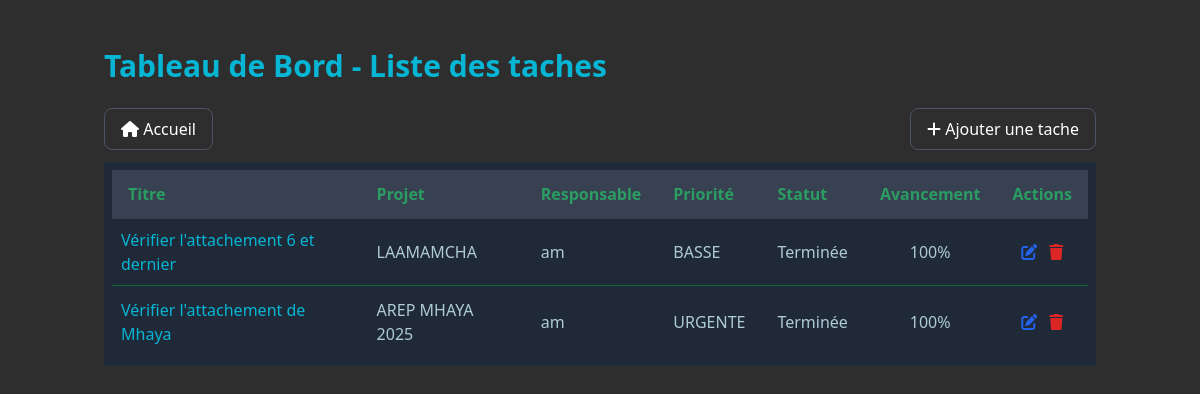
The app's page /taches/ (signed in) with its own data.
### projets/models/projet.py (models this page shows, shortened)
class Tache(models.Model):
    PRIORITE = [
        ('BASSE', 'Basse'),
        ('NORMALE', 'Normale'),
        ('HAUTE', 'Haute'),
        ('URGENTE', 'Urgente'),
    ]
    projet = models.ForeignKey('Projet', on_delete=models.CASCADE)
    titre = models.CharField(max_length=200)
    description = models.TextField()
    date_debut = models.DateField()
    date_fin = models.DateField()
    priorite = models.CharField(max_length=10, choices=PRIORITE, default='NORMALE')
    responsable = models.ForeignKey(User, on_delete=models.SET_NULL, null=True)
    terminee = models.BooleanField(default=False)
    avancement = models.PositiveIntegerField(default=0)
    created_at = models.DateTimeField(auto_now_add=True)
    updated_at = models.DateTimeField(auto_now=True)
    class Meta:
        verbose_name = _("Tâche")
        verbose_name_plural = _("Tâches")
        ordering = ['date_fin']

class Projet(models.Model):
    TYPE_PROJET = [
        ('VRD', 'Voirie et Réseaux Divers'),
        ('ROUTE', 'Route'),
        ('PONT', 'Pont'),
        ('BATIMENT', 'Bâtiment'),
        ('CONSTRUCTION', 'Construction'),
        ('ASSAINISSEMENT EP', 'Assainissement EP'),
        ('ASSAINISSEMENT EU', 'Assainissement EU'),
        ('ASSAINISSEMENT', 'Assainissement'),
        ('ADDUCTION_EAU_POTABLE', "Adduction d'eau potable"),
        ('EQUIPEMENT', 'Équipement'),
        ('AMENAGEMENT', 'Aménagement'),
        ('GENIE_CIVIL', 'Génie Civil'),
        ('TRAVAUX_PUBLICS', 'Travaux Publics'),
        ('ELECTRICITE', 'Électricité'),
        ('HYDRAULIQUE', 'Hydraulique'),
        ('TELECOMMUNICATION', 'Télécommunication'),
        ('ENVIRONNEMENT', 'Environnement'),
        ('URBANISME', 'Urbanisme'),
        ('ESPACE_PUBLIC', 'Espace Public'),
        ('PLACE_PUBLIQUE', 'Place Publique'),
        ('ESPACE_VERT', 'Espace Vert'),
        ('TERRAINS_SPORTIFS', 'Terrins Sportifs'),
        ('TERRAINS_PROXIMITES', 'Terrains Proximités'),
        ('AUTRE', 'Autre'),
    ]
    class Statut(models.TextChoices):
        APPEL_OFFRE = 'AO', _("Appel d'offre")
        EN_ETUDE = 'ETUDE', _('En étude')
        EN_ATTENTE = 'ATTENTE', _('En attente')
        EN_DEMARRAGE = 'DEM', _('En démarrage')
        EN_COURS = 'COURS', _('En cours')
        EN_ARRET = 'ARRET', _('En arrêt')
        EN_RECEPTION = 'RECEP', _('En réception')
        EN_RECEPTION_PROVISOIRE = 'RECEP_PROV', _('En réception provisoire')
        EN_RECEPTION_DEFINITIVE = 'RECEP_DEF', _('En réception définitive')
        RECEPTION_PROVISOIRE = 'RP', _('Réception provisoire')
        RECEPTION_DEFINITIVE = 'RD', _('Réception définitive')
        CLOTURE = 'CLO', _('Clôturé')
    type_projet = models.CharField(_("Type de projet"), max_length=50, choices=TYPE_PROJET, default='VRD', null=True, blank=True)
    nom = models.CharField(_("Nom du projet"), max_length=50)
    objet = models.TextField(_("Objet du marché"), max_length=200)
    numero = models.CharField(_("Numéro du marché"), max_length=100, unique=True)
    maitre_ouvrage = models.CharField(_("Maître d'ouvrage"), max_length=200)
    localisation = models.CharField(_("Localisation"), max_length=200)
    users = models.ManyToManyField(settings.AUTH_USER_MODEL, verbose_name=_("Utilisateurs"), blank=True, related_name='projets')
    revisable = models.BooleanField(_("Revisable"), default=False, null=True, blank=True)
    montant = models.DecimalField(_("Montant estimé (DH)"), max_digits=12, decimal_places=2, null=True, blank=True)
    montant_soumission = models.DecimalField(_("Montant de la soumission (DH)"), max_digits=12, decimal_places=2, null=True, blank=True)
    statut = models.CharField(_("Statut"), max_length=15, choices=Statut.choices, default=Statut.APPEL_OFFRE)
    date_debut = models.DateField(_("Date de début prévue"), null=True, blank=True)
    delai = models.IntegerField(_("Délai (jours)"), null=True, blank=True, default=0)
    date_creation = models.DateTimeField(_("Date d'enregistrement"), auto_now_add=True)
    avancement = models.DecimalField(_("Avancement (%)"), max_digits=5, decimal_places=2, default=0.0)
    entreprise = models.ForeignKey('Entreprise', on_delete=models.SET_NULL, null=True, blank=True, verbose_name=_("Entreprise adjudicataire"))
    appel_offre = models.OneToOneField('AppelOffre', on_delete=models.SET_NULL, null=True, blank=True, related_name='projet_associe')
    revisable = models.BooleanField(_("Revisable"), null=True, blank=True, default=False)
    epoque_base = models.DateField(_("Epoque de base"), null=True, blank=True)
    a_traiter = models.BooleanField(_("À traiter (appel d'offre)"), null=True, blank=True, default=False)
    en_retard = models.BooleanField(_("En retard"), null=True, blank=True, default=False)
    reception_validee = models.BooleanField(_("Réception validée"), null=True, blank=True, default=False)
    date_reception = models.DateField(_("Date de réception"), null=True, blank=True)
    date_limite_soumission = models.DateField(_("Date limite de soumission"), null=True, blank=True)
    class Meta:
        verbose_name = _("Projet")
        verbose_name_plural = _("Projets")
        ordering = ['-date_creation']

### projets/views/views.py (the view)
# urls.py: path('taches/', views.ListeTachesView.as_view(), name='liste_taches'),
class ListeTachesView(LoginRequiredMixin, ListView):
    model = Tache
    template_name = 'projets/taches/liste_taches.html'
    context_object_name = 'taches'
    def get_queryset(self):
        user = self.request.user
        queryset = Tache.objects.select_related('projet', 'responsable')
        if not user.is_superuser:
            queryset = queryset.filter(projet__users=user)
        filters = {
            'responsable_id': self.request.GET.get('responsable'),
            'terminee': {'true': True, 'false': False}.get(self.request.GET.get('terminee')),
            'priorite': self.request.GET.get('priorite')
        }
        return queryset.filter(**{k: v for k, v in filters.items() if v is not None})
    def get_context_data(self, **kwargs):
        context = super().get_context_data(**kwargs)
        user = self.request.user
        if user.is_superuser:
            context['responsables'] = User.objects.filter(tache__isnull=False).distinct()
        else:
            context['responsables'] = User.objects.filter(projets__in=user.projets.all()).distinct()
        return context

### projets/templates/projets/taches/liste_taches.html (shortened to what this page needs)
{% extends 'projets/base.html' %}
{% load static %}
{% block content %}
<div class="container mx-auto px-4 py-6">
    <div class="flex items-center justify-between mb-6">
        <h1 class="text-3xl font-bold text-cyan-500">Tableau de Bord - Liste des taches</h1>
    </div>
    <div class="flex justify-between items-center my-3">
        <a href="{% url 'home' %}"
           class="bg-[#2E2E2E] hover:bg-cyan-600 text-white rounded-lg border border-gray-600 px-4 py-2">
            <i class="fa-solid fa-house"></i> Accueil
        </a>
        <button onclick="openTaskModal()"
            class="bg-[#2E2E2E] hover:bg-cyan-600 text-white rounded-lg border border-gray-600 px-4 py-2">
            <i class="fa-solid fa-plus"></i> <span>Ajouter une tache</span>
        </button>
    </div>
    <div id="taches-container">
        <div class="bg-gray-800 p-2">
            <table class=" min-w-full bg-[#2E2E2E]">
                <thead class="bg-gray-700 text-[#2B9C62] border-b border-gray-700">
                        <th class="text-left px-4 py-3">Titre</th>
                        <th class="text-left px-4 py-3">Projet</th>
                        <th class="text-left px-4 py-3">Responsable</th>
                        <th class="text-left px-4 py-3">Priorité</th>
                        <th class="text-left px-4 py-3">Statut</th>
                        <th class="px-4 py-3">Avancement</th>
                        <th class="px-4 py-3 text-center">Actions</th>
                </thead>
                <tbody  class="bg-gray-800 divide-y divide-green-800">
                    {% for tache in taches %}
                    <tr class="text-[#AECBD6]">
                        <td>
                            <div class="flex items-center text-cyan-500">
                                <a href="{% url 'projets:detail_tache' tache.pk %}"
                                   class="flex items-center p-2 hover:text-cyan-600 rounded-full transition">
                                    <span class="ml-2font-medium">{{ tache.titre }}</span>
                                </a>
                            </div>
                        </td>
                        <td class="px-4 py-3">{{ tache.projet.nom }}</td>
                        <td class="px-4 py-3">{{ tache.responsable.username}}</td>
                        <td class="px-4 py-3">{{ tache.priorite }}</td>
                        <td class="px-4 py-3">
                            {% if tache.terminee %}
                                Terminée
                            {% else %}
                                En cours
                            {% endif %}
                        </td>
                        <td class="px-4 py-3 text-center">{{ tache.avancement }}%</td>
                        <td class="px-4 py-3 text-center">
                            <button onclick="openTaskModal({{ tache.id }})"
                                    class="text-blue-600 hover:text-blue-900">
                                <i class="fas fa-edit"></i>
                            </button>
                            <button onclick="deleteTask({{ tache.id }})"
                                    class="text-red-600 hover:text-red-900 ml-2">
                                <i class="fas fa-trash"></i>
                            </button>
                        </td>
                    </tr>
                    {% empty %}
                    <tr>
                        <td colspan="4" class="px-4 py-2 text-center">Aucun projet disponible.</td>
                    </tr>
                    {% endfor %}
                </tbody>
            </table>
        </div>
    </div>
</div>
{% endblock %}

### projets/templates/projets/base.html (shortened to what this page needs)
{% load static %}
<!DOCTYPE html>
<html lang="fr" class="h-full bg-gray-900">
<head>
  <script src="https://cdn.tailwindcss.com"></script>
  <link rel="stylesheet" href="https://cdnjs.cloudflare.com/ajax/libs/font-awesome/6.4.0/css/all.min.css">
</head>
<body class="h-full">
  <div href="home" class="flex h-full">
    <div class="flex-1 flex flex-col overflow-hidden">
      <main class="flex-1 overflow-y-auto  bg-[#2E2E2E] text-[#2B9C62] p-4  p-6">
        {% block content %}{% endblock %}
      </main>
    </div>
  </div>
</body>
</html>

### projets/templates/projets/base.html (style rules this page uses)
#taches-container { transition: opacity 0.3s ease; }

### records on screen
Tache: titre "Vérifier l'attachement 6 et dernier", projet.nom "LAAMAMCHA", responsable.username "am", priorite "BASSE", terminee "Terminée", avancement "100"
Tache: titre "Vérifier l'attachement de Mhaya", projet.nom "AREP MHAYA 2025", responsable.username "am", priorite "URGENTE", terminee "Terminée", avancement "100"
